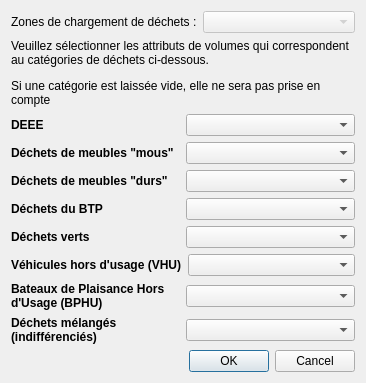
<?xml version="1.0" encoding="UTF-8"?>
<ui version="4.0">
 <class>Dialog</class>
 <widget class="QDialog" name="Dialog">
  <property name="geometry">
   <rect>
    <x>0</x>
    <y>0</y>
    <width>366</width>
    <height>383</height>
   </rect>
  </property>
  <property name="windowTitle">
   <string>Catégories de déchets post-ouragans</string>
  </property>
  <layout class="QVBoxLayout" name="verticalLayout">
   <item>
    <layout class="QHBoxLayout" name="horizontalLayout">
     <item>
      <widget class="QLabel" name="label">
       <property name="text">
        <string>Zones de chargement de déchets :</string>
       </property>
      </widget>
     </item>
     <item>
      <widget class="QgsMapLayerComboBox" name="zoneChgtLayer_CBox">
       <property name="enabled">
        <bool>false</bool>
       </property>
      </widget>
     </item>
    </layout>
   </item>
   <item>
    <widget class="QLabel" name="label_10">
     <property name="text">
      <string>&lt;html&gt;&lt;head/&gt;&lt;body&gt;&lt;p&gt;Veuillez sélectionner les attributs de volumes qui correspondent au catégories de déchets ci-dessous.&lt;/p&gt;&lt;p&gt;Si une catégorie est laissée vide, elle ne sera pas prise en compte&lt;/p&gt;&lt;/body&gt;&lt;/html&gt;</string>
     </property>
     <property name="wordWrap">
      <bool>true</bool>
     </property>
    </widget>
   </item>
   <item>
    <layout class="QHBoxLayout" name="horizontalLayout_2">
     <item>
      <widget class="QLabel" name="label_2">
       <property name="text">
        <string>&lt;html&gt;&lt;head/&gt;&lt;body&gt;&lt;p&gt;&lt;span style=&quot; font-weight:600;&quot;&gt;DEEE&lt;/span&gt;&lt;/p&gt;&lt;/body&gt;&lt;/html&gt;</string>
       </property>
      </widget>
     </item>
     <item>
      <widget class="QgsFieldComboBox" name="d3e_FieldCBox">
       <property name="allowEmptyFieldName">
        <bool>true</bool>
       </property>
      </widget>
     </item>
    </layout>
   </item>
   <item>
    <layout class="QHBoxLayout" name="horizontalLayout_3">
     <item>
      <widget class="QLabel" name="label_3">
       <property name="text">
        <string>&lt;html&gt;&lt;head/&gt;&lt;body&gt;&lt;p&gt;&lt;span style=&quot; font-weight:600;&quot;&gt;Déchets de meubles &amp;quot;mous&amp;quot;&lt;/span&gt;&lt;/p&gt;&lt;/body&gt;&lt;/html&gt;</string>
       </property>
      </widget>
     </item>
     <item>
      <widget class="QgsFieldComboBox" name="dmou_FieldCBox">
       <property name="allowEmptyFieldName">
        <bool>true</bool>
       </property>
      </widget>
     </item>
    </layout>
   </item>
   <item>
    <layout class="QHBoxLayout" name="horizontalLayout_4">
     <item>
      <widget class="QLabel" name="label_4">
       <property name="text">
        <string>&lt;html&gt;&lt;head/&gt;&lt;body&gt;&lt;p&gt;&lt;span style=&quot; font-weight:600;&quot;&gt;Déchets de meubles &amp;quot;durs&amp;quot;&lt;/span&gt;&lt;/p&gt;&lt;/body&gt;&lt;/html&gt;</string>
       </property>
      </widget>
     </item>
     <item>
      <widget class="QgsFieldComboBox" name="ddur_FieldCBox">
       <property name="allowEmptyFieldName">
        <bool>true</bool>
       </property>
      </widget>
     </item>
    </layout>
   </item>
   <item>
    <layout class="QHBoxLayout" name="horizontalLayout_5">
     <item>
      <widget class="QLabel" name="label_5">
       <property name="text">
        <string>&lt;html&gt;&lt;head/&gt;&lt;body&gt;&lt;p&gt;&lt;span style=&quot; font-weight:600;&quot;&gt;Déchets du BTP&lt;/span&gt;&lt;/p&gt;&lt;/body&gt;&lt;/html&gt;</string>
       </property>
      </widget>
     </item>
     <item>
      <widget class="QgsFieldComboBox" name="dbtp_FieldCBox">
       <property name="allowEmptyFieldName">
        <bool>true</bool>
       </property>
      </widget>
     </item>
    </layout>
   </item>
   <item>
    <layout class="QHBoxLayout" name="horizontalLayout_6">
     <item>
      <widget class="QLabel" name="label_6">
       <property name="text">
        <string>&lt;html&gt;&lt;head/&gt;&lt;body&gt;&lt;p&gt;&lt;span style=&quot; font-weight:600;&quot;&gt;Déchets verts&lt;/span&gt;&lt;/p&gt;&lt;/body&gt;&lt;/html&gt;</string>
       </property>
      </widget>
     </item>
     <item>
      <widget class="QgsFieldComboBox" name="dvert_FieldCBox">
       <property name="allowEmptyFieldName">
        <bool>true</bool>
       </property>
      </widget>
     </item>
    </layout>
   </item>
   <item>
    <layout class="QHBoxLayout" name="horizontalLayout_7">
     <item>
      <widget class="QLabel" name="label_7">
       <property name="text">
        <string>&lt;html&gt;&lt;head/&gt;&lt;body&gt;&lt;p&gt;&lt;span style=&quot; font-weight:600;&quot;&gt;Véhicules hors d'usage (VHU)&lt;/span&gt;&lt;/p&gt;&lt;/body&gt;&lt;/html&gt;</string>
       </property>
      </widget>
     </item>
     <item>
      <widget class="QgsFieldComboBox" name="vhu_FieldCBox">
       <property name="allowEmptyFieldName">
        <bool>true</bool>
       </property>
      </widget>
     </item>
    </layout>
   </item>
   <item>
    <layout class="QHBoxLayout" name="horizontalLayout_8">
     <item>
      <widget class="QLabel" name="label_8">
       <property name="text">
        <string>&lt;html&gt;&lt;head/&gt;&lt;body&gt;&lt;p&gt;&lt;span style=&quot; font-weight:600;&quot;&gt;Bateaux de Plaisance Hors d'Usage (BPHU)&lt;/span&gt;&lt;/p&gt;&lt;/body&gt;&lt;/html&gt;</string>
       </property>
       <property name="wordWrap">
        <bool>true</bool>
       </property>
      </widget>
     </item>
     <item>
      <widget class="QgsFieldComboBox" name="bphu_FieldCBox">
       <property name="allowEmptyFieldName">
        <bool>true</bool>
       </property>
      </widget>
     </item>
    </layout>
   </item>
   <item>
    <layout class="QHBoxLayout" name="horizontalLayout_9">
     <item>
      <widget class="QLabel" name="label_9">
       <property name="text">
        <string>&lt;html&gt;&lt;head/&gt;&lt;body&gt;&lt;p&gt;&lt;span style=&quot; font-weight:600;&quot;&gt;Déchets mélangés (indifférenciés)&lt;/span&gt;&lt;/p&gt;&lt;/body&gt;&lt;/html&gt;</string>
       </property>
       <property name="wordWrap">
        <bool>true</bool>
       </property>
      </widget>
     </item>
     <item>
      <widget class="QgsFieldComboBox" name="dmelange_FieldCBox">
       <property name="allowEmptyFieldName">
        <bool>true</bool>
       </property>
      </widget>
     </item>
    </layout>
   </item>
   <item>
    <widget class="QDialogButtonBox" name="buttonBox">
     <property name="orientation">
      <enum>Qt::Horizontal</enum>
     </property>
     <property name="standardButtons">
      <set>QDialogButtonBox::Cancel|QDialogButtonBox::Ok</set>
     </property>
    </widget>
   </item>
  </layout>
 </widget>
 <customwidgets>
  <customwidget>
   <class>QgsFieldComboBox</class>
   <extends>QComboBox</extends>
   <header>qgsfieldcombobox.h</header>
  </customwidget>
  <customwidget>
   <class>QgsMapLayerComboBox</class>
   <extends>QComboBox</extends>
   <header>qgsmaplayercombobox.h</header>
  </customwidget>
 </customwidgets>
 <resources/>
 <connections>
  <connection>
   <sender>buttonBox</sender>
   <signal>accepted()</signal>
   <receiver>Dialog</receiver>
   <slot>accept()</slot>
   <hints>
    <hint type="sourcelabel">
     <x>184</x>
     <y>373</y>
    </hint>
    <hint type="destinationlabel">
     <x>157</x>
     <y>274</y>
    </hint>
   </hints>
  </connection>
  <connection>
   <sender>buttonBox</sender>
   <signal>rejected()</signal>
   <receiver>Dialog</receiver>
   <slot>reject()</slot>
   <hints>
    <hint type="sourcelabel">
     <x>184</x>
     <y>373</y>
    </hint>
    <hint type="destinationlabel">
     <x>286</x>
     <y>274</y>
    </hint>
   </hints>
  </connection>
  <connection>
   <sender>zoneChgtLayer_CBox</sender>
   <signal>layerChanged(QgsMapLayer*)</signal>
   <receiver>d3e_FieldCBox</receiver>
   <slot>setLayer(QgsMapLayer*)</slot>
   <hints>
    <hint type="sourcelabel">
     <x>337</x>
     <y>30</y>
    </hint>
    <hint type="destinationlabel">
     <x>194</x>
     <y>107</y>
    </hint>
   </hints>
  </connection>
  <connection>
   <sender>zoneChgtLayer_CBox</sender>
   <signal>layerChanged(QgsMapLayer*)</signal>
   <receiver>dmou_FieldCBox</receiver>
   <slot>setLayer(QgsMapLayer*)</slot>
   <hints>
    <hint type="sourcelabel">
     <x>345</x>
     <y>30</y>
    </hint>
    <hint type="destinationlabel">
     <x>355</x>
     <y>149</y>
    </hint>
   </hints>
  </connection>
  <connection>
   <sender>zoneChgtLayer_CBox</sender>
   <signal>layerChanged(QgsMapLayer*)</signal>
   <receiver>ddur_FieldCBox</receiver>
   <slot>setLayer(QgsMapLayer*)</slot>
   <hints>
    <hint type="sourcelabel">
     <x>355</x>
     <y>30</y>
    </hint>
    <hint type="destinationlabel">
     <x>235</x>
     <y>169</y>
    </hint>
   </hints>
  </connection>
  <connection>
   <sender>zoneChgtLayer_CBox</sender>
   <signal>layerChanged(QgsMapLayer*)</signal>
   <receiver>dbtp_FieldCBox</receiver>
   <slot>setLayer(QgsMapLayer*)</slot>
   <hints>
    <hint type="sourcelabel">
     <x>355</x>
     <y>30</y>
    </hint>
    <hint type="destinationlabel">
     <x>255</x>
     <y>209</y>
    </hint>
   </hints>
  </connection>
  <connection>
   <sender>zoneChgtLayer_CBox</sender>
   <signal>layerChanged(QgsMapLayer*)</signal>
   <receiver>dvert_FieldCBox</receiver>
   <slot>setLayer(QgsMapLayer*)</slot>
   <hints>
    <hint type="sourcelabel">
     <x>354</x>
     <y>30</y>
    </hint>
    <hint type="destinationlabel">
     <x>354</x>
     <y>242</y>
    </hint>
   </hints>
  </connection>
  <connection>
   <sender>zoneChgtLayer_CBox</sender>
   <signal>layerChanged(QgsMapLayer*)</signal>
   <receiver>vhu_FieldCBox</receiver>
   <slot>setLayer(QgsMapLayer*)</slot>
   <hints>
    <hint type="sourcelabel">
     <x>334</x>
     <y>30</y>
    </hint>
    <hint type="destinationlabel">
     <x>355</x>
     <y>273</y>
    </hint>
   </hints>
  </connection>
  <connection>
   <sender>zoneChgtLayer_CBox</sender>
   <signal>layerChanged(QgsMapLayer*)</signal>
   <receiver>bphu_FieldCBox</receiver>
   <slot>setLayer(QgsMapLayer*)</slot>
   <hints>
    <hint type="sourcelabel">
     <x>355</x>
     <y>30</y>
    </hint>
    <hint type="destinationlabel">
     <x>355</x>
     <y>306</y>
    </hint>
   </hints>
  </connection>
  <connection>
   <sender>zoneChgtLayer_CBox</sender>
   <signal>layerChanged(QgsMapLayer*)</signal>
   <receiver>dmelange_FieldCBox</receiver>
   <slot>setLayer(QgsMapLayer*)</slot>
   <hints>
    <hint type="sourcelabel">
     <x>348</x>
     <y>30</y>
    </hint>
    <hint type="destinationlabel">
     <x>332</x>
     <y>340</y>
    </hint>
   </hints>
  </connection>
 </connections>
</ui>
